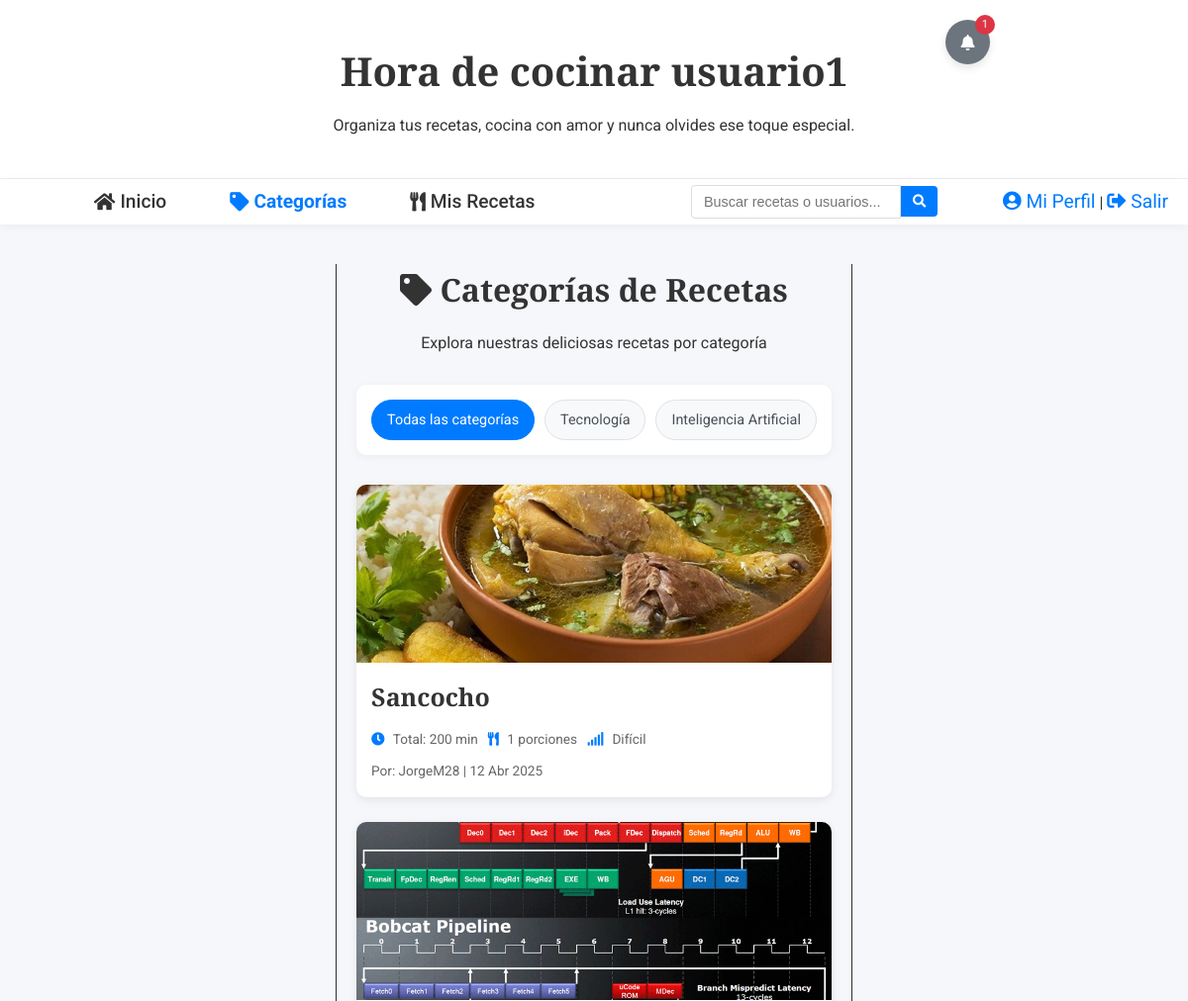
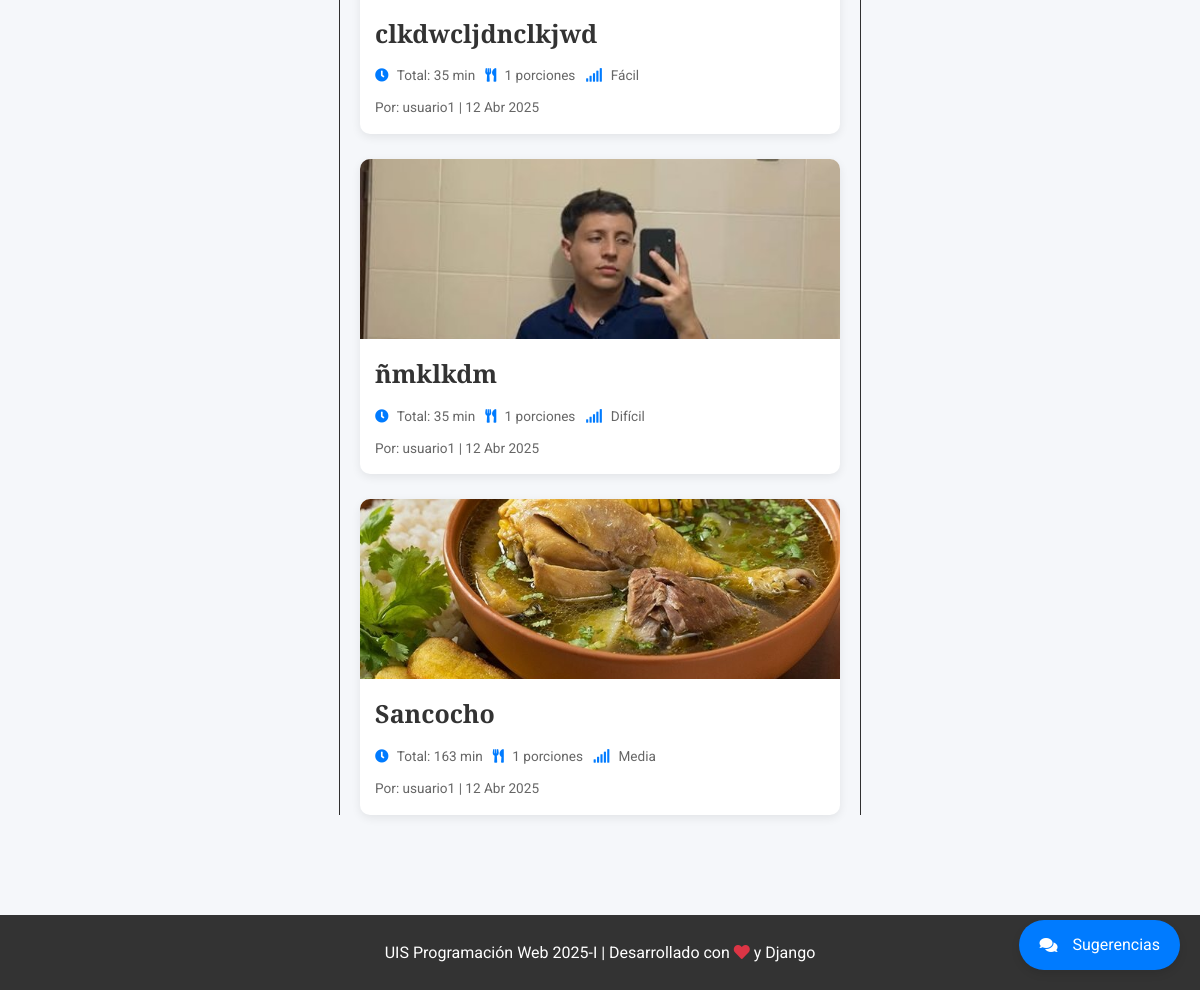
The app's page /categorias/ (signed in) with its own data (2 pictures, top to bottom).
### post/models.py (models this page shows, shortened)
class Category(models.Model):
    name = models.CharField(max_length=100, unique=True)
    class Meta:
        verbose_name = "Category"
        verbose_name_plural = "Categories"

class Recipe(models.Model):
    DIFFICULTY_CHOICES = [
        ('FACIL', 'Fácil'),
        ('MEDIA', 'Media'),
        ('DIFICIL', 'Difícil'),
    ]
    title = models.CharField(max_length=200, verbose_name='Título')
    ingredients = models.TextField(verbose_name='Ingredientes')
    instructions = models.TextField(verbose_name='Instrucciones')
    prep_time = models.PositiveIntegerField(verbose_name='Tiempo de Preparación (minutos)', default=0)
    cook_time = models.PositiveIntegerField(verbose_name='Tiempo de Cocción (minutos)', default=0)
    servings = models.PositiveIntegerField(verbose_name='Porciones', default=1)
    difficulty = models.CharField(max_length=10, choices=DIFFICULTY_CHOICES, default='MEDIA', verbose_name='Dificultad')
    recipe_image = models.ImageField(upload_to='recipe_pics/', null=True, blank=True, verbose_name='Imagen de la Receta')
    author = models.ForeignKey(User, on_delete=models.CASCADE, verbose_name='Autor')
    category = models.ForeignKey(Category, on_delete=models.SET_NULL, null=True, blank=True, verbose_name='Categoría')
    created_at = models.DateTimeField(auto_now_add=True, verbose_name='Fecha de Creación')
    updated_at = models.DateTimeField(auto_now=True, verbose_name='Última Actualización')
    published = models.BooleanField(default=True, verbose_name='Publicada')
    def total_time(self):
        return self.prep_time + self.cook_time

### post/views.py (the view)
# urls.py: path('categorias/', views.categorias, name='categorias'),
@login_required
def categorias(request):
    categorias = Category.objects.all()
    categoria_id = request.GET.get('categoria')  # Capturar la categoría seleccionada
    recetas = Recipe.objects.filter(published=True).order_by('-created_at')
    if categoria_id:
        categoria = get_object_or_404(Category, id=categoria_id)
        recetas = recetas.filter(category=categoria)
    return render(request, 'post/categorias.html', {
        'categorias': categorias,
        'recetas': recetas,
        'categoria_seleccionada': categoria_id
    })

### post/templates/post/categorias.html (shortened to what this page needs)
{% extends 'post/base.html' %}
{% load static %}
{% block content %}
<div class="categorias-container">
    <div class="categorias-header">
        <h1><i class="fas fa-tag"></i> Categorías de Recetas</h1>
        <p>Explora nuestras deliciosas recetas por categoría</p>
    </div>
    <div class="categorias-filtro">
        <a href="{% url 'categorias' %}" class="btn-categoria {% if not categoria_seleccionada %}active{% endif %}">
            Todas las categorías
        </a>
        {% for categoria in categorias %}
            <a href="{% url 'categorias' %}?categoria={{ categoria.id }}"
               class="btn-categoria {% if categoria_seleccionada|stringformat:'s' == categoria.id|stringformat:'s' %}active{% endif %}">
                {{ categoria.name }}
            </a>
        {% endfor %}
    </div>
    {% if recetas %}
        <div class="grid-recetas">
            {% for receta in recetas %}
                <div class="tarjeta-receta">
                    {% if receta.recipe_image %}
                        <div class="receta-img">
                            <img src="{{ receta.recipe_image.url }}" alt="{{ receta.title }}">
                        </div>
                    {% else %}
                        <div class="receta-img no-image">
                            <i class="fas fa-utensils"></i>
                        </div>
                    {% endif %}
                    <div class="receta-content">
                        <h2 class="receta-title">
                            <a href="{% url 'detalle_receta' receta.id %}">{{ receta.title }}</a>
                        </h2>
                        <div class="receta-meta">
                            <span><i class="fas fa-clock"></i> Total: {{ receta.total_time }} min</span>
                            <span><i class="fas fa-utensils"></i> {{ receta.servings }} porciones</span>
                            <span><i class="fas fa-signal"></i> {{ receta.get_difficulty_display }}</span>
                        </div>
                        <p class="receta-author">
                            Por: {{ receta.author.username }} | {{ receta.created_at|date:"d M Y" }}
                        </p>
                    </div>
                </div>
            {% endfor %}
        </div>
    {% else %}
        <div class="no-recetas">
            <i class="fas fa-search"></i>
            <h3>No se encontraron recetas en esta categoría</h3>
            <p>Intenta con otra categoría o agrega una nueva receta.</p>
        </div>
    {% endif %}
</div>
{% endblock content %}

### post/templates/post/base.html (shortened to what this page needs)
{% load static %}
<!DOCTYPE html>
<html lang="es">
<head>
    <link rel="stylesheet" href="https://cdnjs.cloudflare.com/ajax/libs/font-awesome/5.15.4/css/all.min.css">
    <link rel="stylesheet" href="{% static 'post/css/base.css' %}">
</head>
<body>
    <main>
        <header>
            {% if user.is_authenticated %}
            <h1>Hora de cocinar {{ user.username }}</h1>
            <p>Organiza tus recetas, cocina con amor y nunca olvides ese toque especial.</p>
            {% else %}
            <h1>Rincón de Sabor</h1>
            <p>Tu cocina te espera. Inicia sesión y vuelve a darle sabor a tus recetas favoritas.</p>
            {% endif %}
        </header>
        <nav id="navbar">
            <ul>
                <li><a href="{% url 'index' %}"><i class="fas fa-home"></i> Inicio</a></li>
                {% if user.is_authenticated %}
                    <li><a href="{% url 'categorias' %}"><i class="fas fa-tag"></i> Categorías</a></li>
                    <li><a href="{% url 'recetas' %}"><i class="fas fa-utensils"></i> Mis Recetas</a></li>
                {% endif %}
            </ul>
            <div class="search-container">
                <form action="{% url 'buscar' %}" method="GET" id="search-form">
                    <input type="text" name="q" id="search-input" placeholder="Buscar recetas o usuarios..." autocomplete="off">
                    <button type="submit"><i class="fas fa-search"></i></button>
                </form>
            </div>
            <div>
                {% if user.is_authenticated %}
                    <p>
                        <a href="{% url 'perfil' %}" class="btn-profile"><i class="fas fa-user-circle"></i> Mi Perfil</a> |
                        <a class="btn-logout" href="#" onClick="document.getElementById('logoutform').submit()">
                            <i class="fas fa-sign-out-alt"></i> Salir
                        </a>
                    </p>
                {% else %}
                    <a href="{% url 'login' %}" class="btn-login"><i class="fas fa-sign-in-alt"></i> Iniciar Sesión</a>
                {% endif %}
            </div>
        </nav>
        <section class="page_content">
            {% block content %}{% endblock %}
        </section>
        <footer>
            <p>UIS Programación Web 2025-I | Desarrollado con <i class="fas fa-heart" style="color: #dc3545;"></i> y Django</p>
        </footer>
    </main>
    {% if user.is_authenticated %}
    <div class="chat-container">
        <div class="chat-button" id="toggle-chat">
            <i class="fas fa-comments"></i>
            <span>Sugerencias</span>
        </div>
    </div>
    <div class="notifications-container">
        <div class="notifications-icon" id="notifications-icon">
            <i class="fas fa-bell"></i>
            <span class="notification-badge" id="notification-count"></span>
        </div>
    </div>
    {% endif %}
</body>
</html>

### post/static/post/css/base.css (style rules this page uses)
html, body { height: 100%; margin: 0; }
body { display: flex; font-family: Arial, sans-serif; flex-direction: column; }
main { flex: 1; display: flex; flex-direction: column; }
header { padding: 10px; text-align: center; }
#navbar { display: flex; justify-content: space-between; padding: 15px; background-color: #303030; }
#navbar ul { display: flex; list-style: none; margin: auto; }
#navbar ul li { margin-right: 20px; }
#navbar div { display: flex; align-items: center; }
a { text-decoration: none; color: #ffffff; font-size: 1.2em; }
.page_content { padding: 20px; flex: 1; margin: 0 10vw; border-left: 1px solid #303030; border-right: 1px solid #303030; }
footer { text-align: center; padding: 10px; background-color: #303030; color: #ffffff; }

### post/templates/post/base.html (style rules this page uses)
:root { --primary-color: #007bff; --secondary-color: #6c757d; --dark-color: #333; --light-color: #f8f9fa; --danger-color: #dc3545; --success-color: #28a745; }
* { margin: 0; padding: 0; box-sizing: border-box; }
body { font-family: 'Roboto', sans-serif; line-height: 1.6; background-color: #f5f7fa; color: #333; }
h1, h2, h3, h4, h5, h6 { font-family: 'Playfair Display', serif; }
a { text-decoration: none; color: var(--primary-color); }
#navbar { background-color: white; box-shadow: 0 2px 10px rgba(0, 0, 0, 0.05); padding: 15px 0; position: sticky; top: 0; z-index: 1000; display: flex; justify-content: space-between; align-items: center; padding: 0 20px; }
#navbar ul { display: flex; gap: 20px; list-style: none; }
#navbar ul li a { color: var(--dark-color); font-weight: 500; transition: color 0.3s; display: flex; align-items: center; gap: 5px; padding: 8px 12px; }
header { text-align: center; padding: 40px 20px; background-color: #fff; border-bottom: 1px solid #eee; }
header h1 { font-size: 2.5rem; color: #333; margin-bottom: 10px; }
.page_content { max-width: 1200px; margin: 40px auto; padding: 0 20px; min-height: 60vh; }
footer { background-color: #333; color: white; padding: 25px 0; text-align: center; margin-top: 60px; }
footer p { margin: 0; font-size: 1rem; }
.search-container { position: relative; margin-left: auto; margin-right: 15px; max-width: 300px; width: 100%; }
.search-container form { display: flex; align-items: center; }
.search-container input { flex-grow: 1; padding: 8px 12px; border: 1px solid #ddd; border-radius: 4px 0 0 4px; font-size: 0.9rem; }
.search-container button { background-color: #007bff; color: white; border: none; padding: 8px 12px; border-radius: 0 4px 4px 0; cursor: pointer; }
.chat-container { position: fixed; bottom: 20px; right: 20px; z-index: 1000; }
.chat-button { background-color: #007bff; color: white; padding: 10px 15px; border-radius: 50px; display: flex; align-items: center; cursor: pointer; box-shadow: 0 4px 6px rgba(0,0,0,0.1); }
.chat-button i { margin-right: 5px; }
.notifications-container { position: fixed; top: 20px; right: 20px; z-index: 1000; }
.notifications-icon { background-color: #007bff; color: white; padding: 10px; border-radius: 50%; cursor: pointer; position: relative; }
.notification-badge { position: absolute; top: -5px; right: -5px; background-color: #dc3545; color: white; border-radius: 50%; padding: 2px 5px; font-size: 0.8rem; display: none; }
.notification-badge.show { display: inline-block; }
.chat-button { background-color: #007bff; color: white; padding: 12px 20px; border-radius: 30px; cursor: pointer; display: flex; align-items: center; gap: 10px; box-shadow: 0 4px 8px rgba(0,0,0,0.1); transition: all 0.3s; }
.notifications-container { position: fixed; bottom: 20px; right: 200px; z-index: 1000; }
.notifications-icon { background-color: #6c757d; color: white; width: 45px; height: 45px; border-radius: 50%; display: flex; justify-content: center; align-items: center; cursor: pointer; position: relative; box-shadow: 0 4px 8px rgba(0,0,0,0.1); transition: all 0.3s; }
.notification-badge { position: absolute; top: -5px; right: -5px; background-color: #dc3545; color: white; border-radius: 50%; width: 20px; height: 20px; font-size: 0.7rem; display: flex; justify-content: center; align-items: center; display: none; }
.notification-badge.show { display: flex; }

### records on screen
Category: name "Tecnología"
Category: name "Inteligencia Artificial"
Recipe: recipe_image (picture), title "Sancocho", total_time "200", servings "1", difficulty "Difícil", author.username "JorgeM28", created_at "12 Abr 2025"
Recipe: recipe_image (picture), title "clkdwcljdnclkjwd", total_time "35", servings "1", difficulty "Fácil", author.username "usuario1", created_at "12 Abr 2025"
Recipe: recipe_image (picture), title "ñmklkdm", total_time "35", servings "1", difficulty "Difícil", author.username "usuario1", created_at "12 Abr 2025"
Recipe: recipe_image (picture), title "Sancocho", total_time "163", servings "1", difficulty "Media", author.username "usuario1", created_at "12 Abr 2025"

### other values on screen
{{ user.username }} "usuario1"
